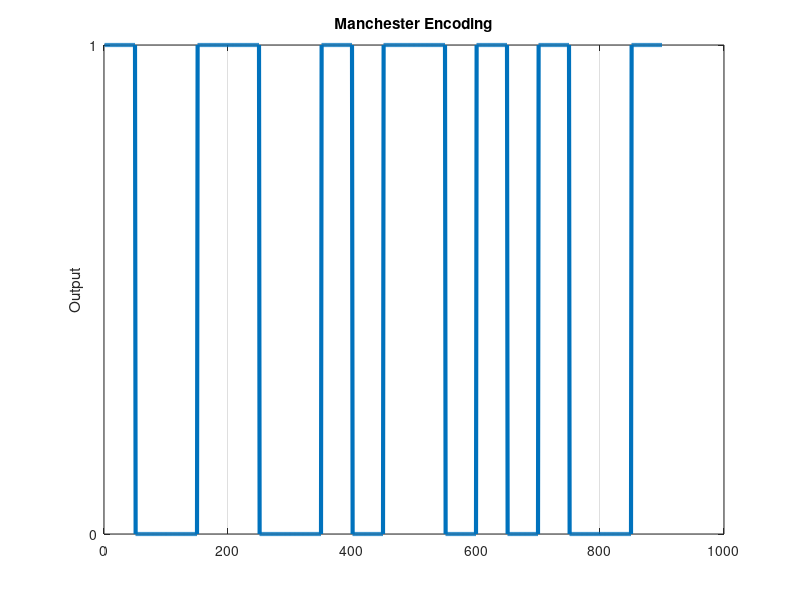

Source code (MATLAB):
bits = [1 0 1 0 0 1 1 1 0 ];                       % Input
T = length(bits);                                       % Lenght of input
n = 100;                                                    % Output size of each input
x = zeros(1,length(bits)*n);                     % Output array

for i = 0:length(bits)-1                    
  if (bits(i+1) == 1)                          % Control of input
    x(i*n+1:(i+0.5)*n) = 1;                % Manchester Encoding for input "1"
    x((i+0.5)*n+1:(i+1)*n) = 0;         
  else
    x(i*n+1:(i+0.5)*n) = 0;                % Manchester Encoding for input "0"
    x((i+0.5)*n+1:(i+1)*n) = 1;
  end
end

figure;                                                 % Ploting the figure
plot( x,'LineWidth',3); grid on
title('Manchester Encoding')
set(gca,'YTick',[0:1]);
ylabel('Output') 